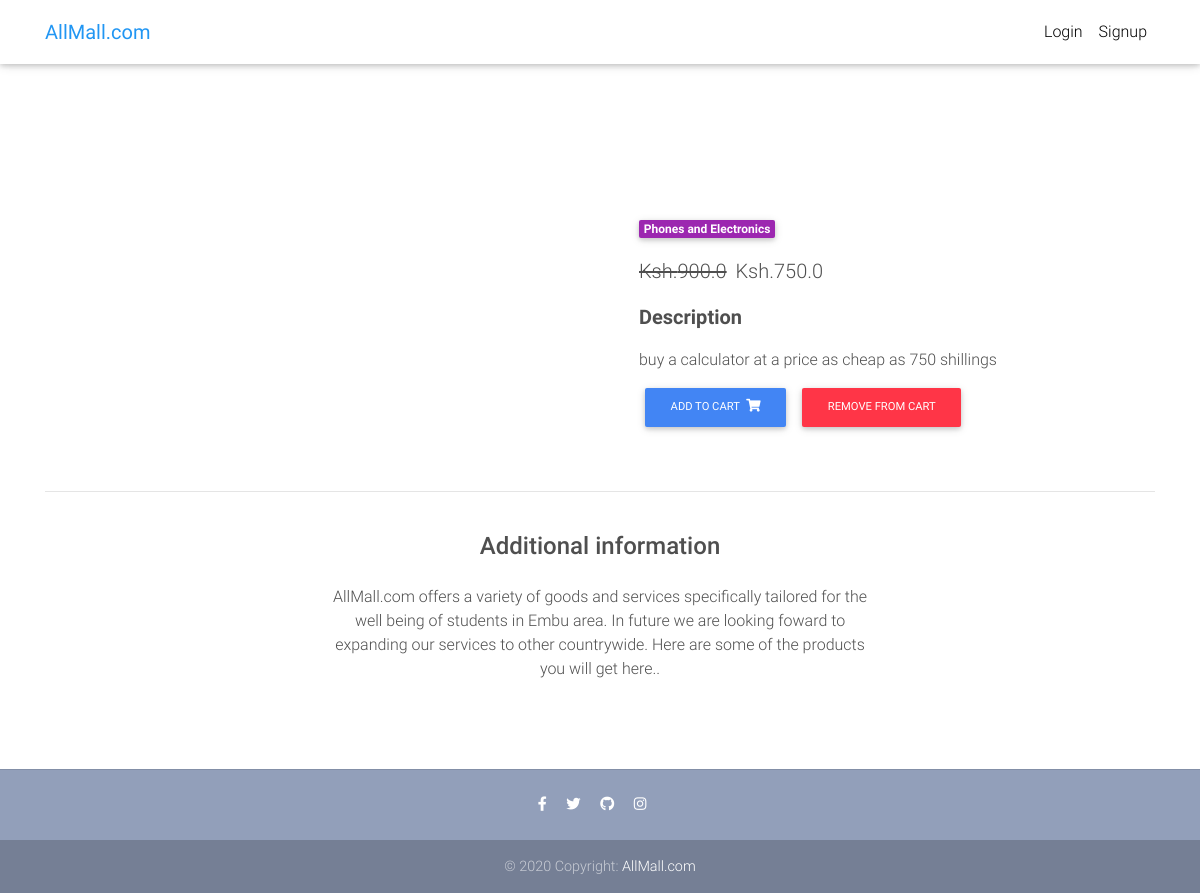
The app's page /product/calculator/ with its own data.
### core/models.py (models this page shows, shortened)
class Item(models.Model):
    title = models.CharField(max_length=100)
    price = models.FloatField()
    discount_price = models.FloatField(blank=True, null=True)
    category = models.CharField(choices=CATEGORY_CHOICES, max_length=2)
    label = models.CharField(choices=LABEL_CHOICES, max_length=1)
    slug = models.SlugField()
    description = models.TextField()
    image = models.ImageField()
    def get_add_to_cart_url(self):
        return reverse("core:add-to-cart", kwargs={
            'slug': self.slug
        })
    def get_remove_from_cart_url(self):
        return reverse("core:remove-from-cart", kwargs={
            'slug': self.slug
        })

### core/views.py (the view)
# urls.py: path('product/<slug>/', ItemDetailView.as_view(), name='product'),
class ItemDetailView(DetailView):
    model = Item
    template_name = "product.html"

### templates/product.html (shortened to what this page needs)
{% extends "base.html" %}
{% block content %}
  <main class="mt-5 pt-4">
    <div class="container dark-grey-text mt-5">
      <div class="row wow fadeIn">
        <div class="col-md-6 mb-4">
        </div>
        <div class="col-md-6 mb-4">
          <div class="p-4">
            <div class="mb-3">
              <a href="">
                <span class="badge purple mr-1">{{ object.get_category_display }}</span>
              </a>
            </div>
            <p class="lead">
              {% if object.discount_price %}
              <span class="mr-1">
                <del>Ksh.{{ object.price }}</del>
              </span>
              <span>Ksh.{{ object.discount_price }}</span>
              {% else %}
              <span>Ksh.{{ object.price }}</span>
              {% endif %}
            </p>
            <p class="lead font-weight-bold">Description</p>
            <p>{{ object.description }}</p>
            <a href="{{ object.get_add_to_cart_url }}" class="btn btn-primary btn-md my-0 p">
              Add to cart
              <i class="fas fa-shopping-cart ml-1"></i>
            </a>
            <a href="{{ object.get_remove_from_cart_url }}" class="btn btn-danger btn-md my-0 p">
              Remove from cart
            </a>
          </div>
        </div>
      </div>
      <hr>
      <div class="row d-flex justify-content-center wow fadeIn">
        <div class="col-md-6 text-center">
          <h4 class="my-4 h4">Additional information</h4>
          <p>AllMall.com offers a variety of goods and services specifically tailored for the well being of students in Embu area. In future we are looking foward to expanding our services to other countrywide. Here are some of the products you will get here..</p>
        </div>
      </div>
      <div class="row wow fadeIn">
        <div class="col-lg-4 col-md-12 mb-4">
        </div>
        <div class="col-lg-4 col-md-6 mb-4">
        </div>
        <div class="col-lg-4 col-md-6 mb-4">
        </div>
      </div>
    </div>
  </main>
{% endblock content %}

### templates/base.html (style rules this page uses)
html, body, header, .carousel { height: 60vh; }

### records on screen
Item: category "Phones and Electronics", price "900.0", discount_price "750.0", description "buy a calculator at a price as cheap as 750 shillings"
